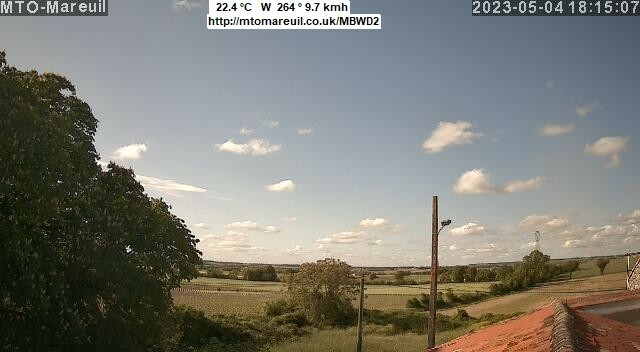
#> input picture essai de decoupage avec bruit image/imagetest.jpg, 640 x 352 px
$ python testinterpolationv2.py
#> lines starting #> are read from the running program, lines starting #| are printed output that depends on the picture
import numpy as np
from scipy.interpolate import UnivariateSpline
from PIL import Image, ImageDraw

# Load the image
im = Image.open("imagetest.jpg")
#> im is the input picture: PIL image 640x352 RGB; mean R, G, B 124.4, 124.1, 116.2
im = im.crop((0, 50, im.width, im.height-50))
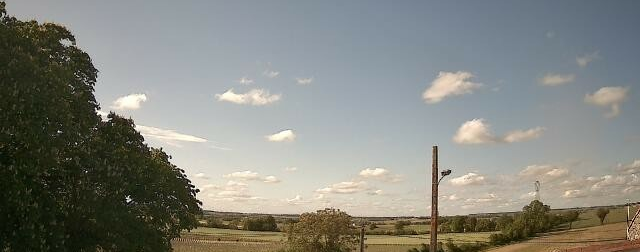
#> im: PIL image 640x252 RGB; mean R, G, B 132.3, 133.4, 126.4
pix = np.array(im)

# Find the maximum slope in each column
diffs = np.diff(pix, axis=0)
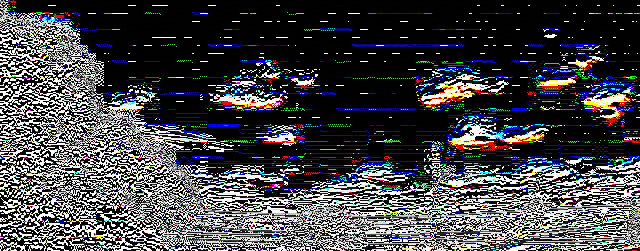
#> diffs: shape (251, 640, 3); mean R, G, B 67.3, 67.8, 74.8
slopes = np.sqrt(np.sum(diffs**2, axis=2))
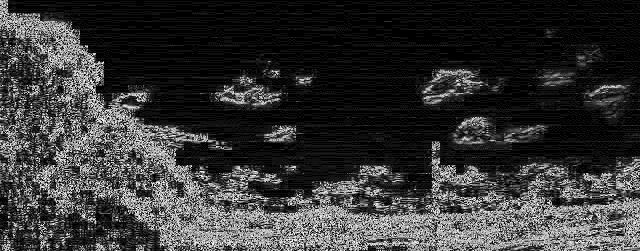
#> slopes: shape (251, 640) float64; min 0, max 27.33, mean 5.8; drawn with min black and max white
max_slope_y = np.argmax(slopes, axis=0)
#> max_slope_y = 640 values, max 250 at index 171, min 12 at index 2, mean 190.7

# Fit a spline curve to the maximum slope points
x = np.arange(pix.shape[1])
#> x = 640 values from 0 to 639
spl = UnivariateSpline(x, max_slope_y, k=3, s=0.1)

# Compute the median y value of the spline for each column
median_y_values = []
for i in range(pix.shape[1]):
    column_points = spl.get_coeffs()[i:i+4]
    column_spline = np.poly1d(column_points[::-1])
    column_xs = np.linspace(i, i+1, 100)
    column_ys = column_spline(column_xs)
    median_y = np.median(column_ys)
    median_y_values.append(median_y)
#> this loop made 640 passes
#> (column_points, median_y) on passes 1 to 3: ([15, 146.3, -30.2, 37.57], 85.32), ([146.3, -30.2, 37.57, -29.08], 87.42), ([-30.2, 37.57, -29.08, 174.8], 2613.9)
#> after the loop, median_y_values = 640 values, max 7.75e+10 at index 634, min -2.77e+09 at index 459, mean 1.37e+10
median_y_values = np.array(median_y_values)

# Fit a new spline curve to the median y values
median_spl = UnivariateSpline(x, median_y_values, k=3, s=0.1)
best_fit_y = median_spl(x)
#> best_fit_y has the same summary as median_y_values

# Calculate the lower half of the image cut by the curve fit
lower_half_mask = np.zeros_like(pix)
for i in range(pix.shape[1]):
    lower_half_mask[:int(best_fit_y[i]), i] = 1
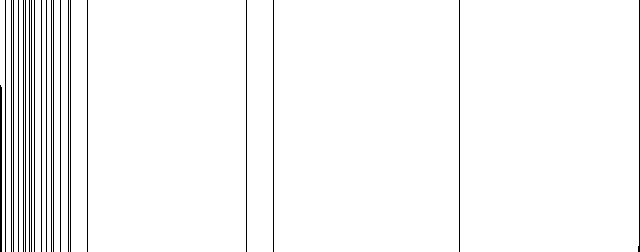
#> lower_half_mask: shape (252, 640, 3); values 0 (black) and 1 (white), 96.5% white; black in thin lines or dots
trimmed_pix = np.multiply(pix, lower_half_mask)
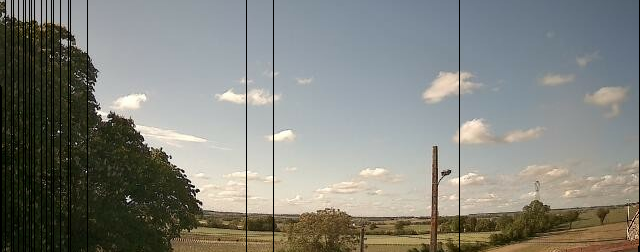
#> trimmed_pix: shape (252, 640, 3); mean R, G, B 130, 131, 124.5

# Filter the trimmed image to remove lower part
lower_half_mask = np.ones_like(pix)
for i in range(pix.shape[1]):
    start_row = int(best_fit_y[i])
    col = trimmed_pix[:, i]
    for j in range(start_row, pix.shape[0]):
        if np.any(col == 0):
            lower_half_mask[j:, i] = 0
            break
#> this loop made 640 passes
#> start_row on passes 1 to 3: 85, 87, 2613
trimmed_pix = np.multiply(trimmed_pix, lower_half_mask)

# Draw the interpolated line on the final image
draw = ImageDraw.Draw(im)
line_coords = list(zip(x, best_fit_y))
#> line_coords = 640 pairs, first value 0 to 639, second value -2.77e+09 to 7.75e+10
draw.line(line_coords, fill=(255, 0, 0), width=2)

# Save the trimmed image
trimmed_im = Image.fromarray(trimmed_pix)
trimmed_im.save("trimmed_image.jpg")

# Save the final image with the interpolated line
im.save("final_image.jpg")
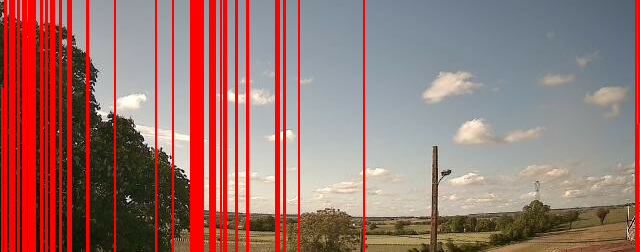
#> saved as final_image.jpg: PIL image 640x252 RGB; mean R, G, B 155.9, 115.7, 110.4
